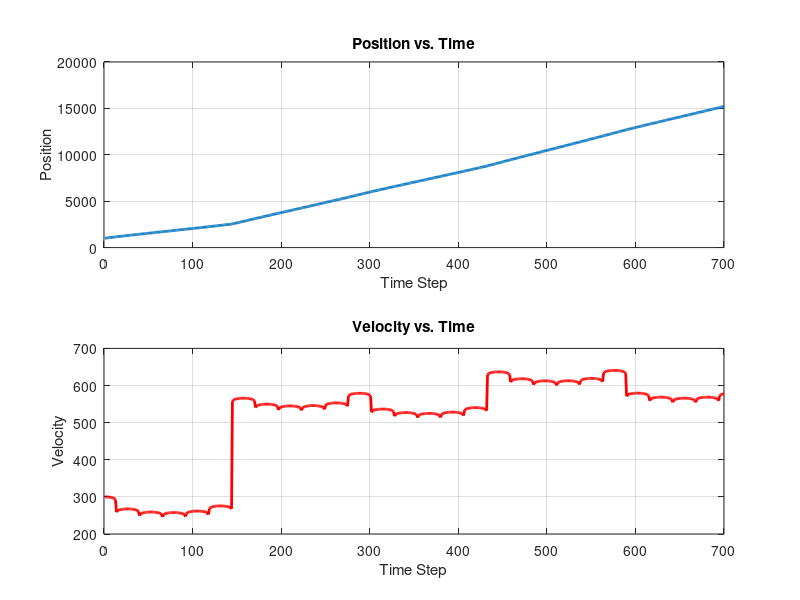

Here is the MATLAB script that generated this plot:
% real system


% Initial conditions
position = 1000;
velocity = 300;
std = [0.0001, 0.0002]; % gaussian noise stds for (position, velocity)

t = 0; 
dt = 0.04; % time-track 
num_steps = 700; % Define the number of simulation steps
 


% Storage for plotting
positions = zeros(num_steps, 1);
velocities = zeros(num_steps, 1);
time = 1:num_steps;


% Create single particle
p = [position, velocity]; 

for j = 1:num_steps

    a = -9*tan(3*t); 

    % propogate model
    A = [1, dt; 0, 1];       % A
    B = [dt^2 / 2, dt];             % control input
    % process_noise = std .* randn(2, 1); 

    % Update state
    p = (A * p')' + B * a;
    
    % Store values for plotting
    positions(j) = p(1); % x
    velocities(j) = p(2); % v

    t = t + dt; 
end


% Save for output 
save('positions.mat', 'positions'); 
save('velocities.mat', "velocities")

% Plot results
figure;

subplot(2,1,1); % First subplot: Position over time
plot(time, positions, '-', 'LineWidth', 2);
xlabel('Time Step');
ylabel('Position');
title('Position vs. Time');
grid on;

subplot(2,1,2); % Second subplot: Velocity over time
plot(time, velocities, '-', 'LineWidth', 2, 'Color', 'r');
xlabel('Time Step');
ylabel('Velocity');
title('Velocity vs. Time');
grid on;